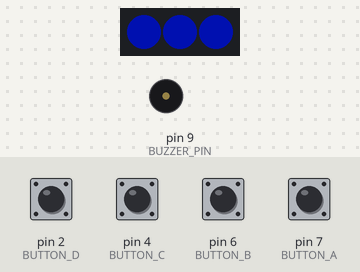
Bench run of a sketch on a simulated Arduino Uno, built with avr-gcc and run on an emulated ATmega328P. Parts: 3 RGB LEDs in strip order, left to right, buzzer (waves = sounding, pin HIGH). Inputs (shaded band) come from the test bench; at power-on: pin 2 (BUTTON_D), pin 4 (BUTTON_C), pin 6 (BUTTON_B), pin 7 (BUTTON_A) HIGH. Dim RGB values are drawn brighter than linear; what the sketch prints to the serial monitor is not drawn.

Above: at 1.2 s.
1.3 s: pin 6 (BUTTON_B) pulled LOW for 1 s
At 3.1 s:
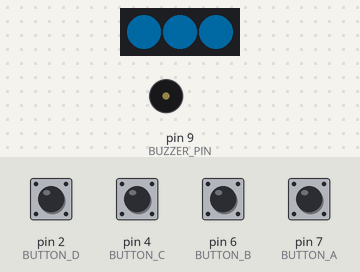
3.8 s: pin 6 (BUTTON_B) pulled LOW for 0.15 s
At 4.3 s:
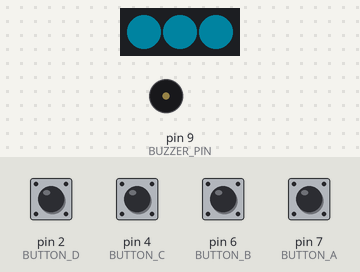
5.4 s: pin 6 (BUTTON_B) pulled LOW for 1 s
At 7.4 s:
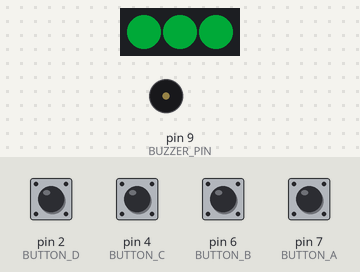
7.9 s: pin 4 (BUTTON_C) pulled LOW for 0.15 s
At 8.6 s:
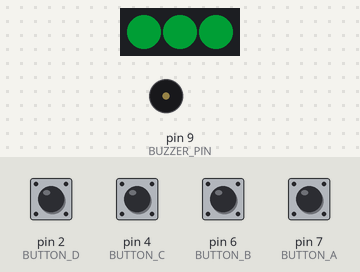
9.5 s: pin 2 (BUTTON_D) pulled LOW for 0.15 s
At 9.8 s:
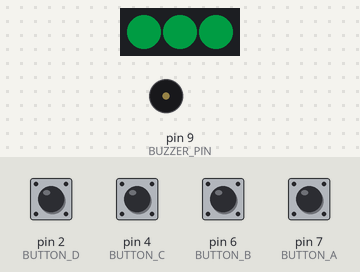
11.1 s: pin 7 (BUTTON_A) pulled LOW for 0.15 s
At 12.2 s:
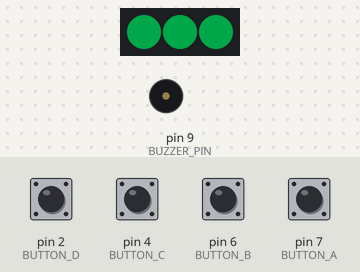
Timing chart, 0 to 13.7 s (numbered marks = the images above; inputs shaded):
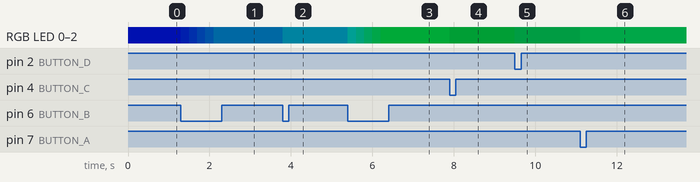

The sketch:

08_mood_light.ino
```cpp
/*
  Mood Light
  Description:
  Hardware: RoboUNO (on-board NeoPixel strip connected to pin D8) and onboard buttons on D7, D6, D4, and D2
  Library: Adafruit NeoPixel library
  Difficulty: XX/10
  Author: ROBO
  Date: September 2023
*/

#include <Adafruit_NeoPixel.h>

#define PIXELS_PIN 8 // Define the pin where our NeoPixels are connected
#define NUMPIXELS 3  // Define the number of NeoPixels in our strip

#define BUZZER_PIN 9 // Buzzer pin, connected to pin D9

// Define the button pins
#define BUTTON_A 7
#define BUTTON_B 6
#define BUTTON_C 4
#define BUTTON_D 2

#define BUZZER_FREQ 1000 // Define the frequency for the buzzer in Hertz

int userBrightness = 60;
int userDegrees = 180;

// Initialize the NeoPixels
Adafruit_NeoPixel pixels = Adafruit_NeoPixel(NUMPIXELS, PIXELS_PIN, NEO_GRB + NEO_KHZ800);


void setup() {
  Serial.begin(9600); // initialize serial communication at 9600 bits per second
  Serial.println("Mood Light!");

  pinMode(BUTTON_A, INPUT_PULLUP); // Set the buttons as inputs with pull-up resistors
  pinMode(BUTTON_B, INPUT_PULLUP);
  pinMode(BUTTON_C, INPUT_PULLUP);
  pinMode(BUTTON_D, INPUT_PULLUP);

  pinMode(BUZZER_PIN, OUTPUT); // Initialize buzzer pin as an output

  pixels.begin();            // Initialize the NeoPixel strip
  changeBrightness(userBrightness); // Set the brightness (0-255)
  changeColor(userDegrees);
}


void loop() {
  if (digitalRead(BUTTON_A) == LOW) {
    userBrightness += 20;
    userBrightness = constrain(userBrightness, 20, 255);
    changeBrightness(userBrightness);
    delay(200); // Debounce delay
  }
  if (digitalRead(BUTTON_B) == LOW) {
    userDegrees += 5;
    userDegrees = constrain(userDegrees, 0, 255);
    changeColor(userDegrees);
    delay(200); // Debounce delay
  }
  if (digitalRead(BUTTON_C) == LOW) {
    userBrightness -= 20;
    userBrightness = constrain(userBrightness, 20, 255);
    changeBrightness(userBrightness);
    delay(200); // Debounce delay
  }
  if (digitalRead(BUTTON_D) == LOW) {
    userDegrees -= 5;
    userDegrees = constrain(userDegrees, 0, 255);
    changeColor(userDegrees);
    delay(200); // Debounce delay
  }
}


void changeBrightness(int b) {
  pixels.setBrightness(b);
  pixels.show();
}


void changeColor(uint32_t degrees) {
  for (int i = 0; i < NUMPIXELS; i++) {
    pixels.setPixelColor(i, degToColor(degrees));
  }
  pixels.show();
}


uint32_t degToColor(int deg){
  deg = map(deg, 0, 255, 0, 191);  // Map deg to a value between 0 and 191
  if (deg < 64) {
    return pixels.Color(deg * 4, 255 - deg * 4, 0);
  } else if (deg < 128) {
    deg -= 64;
    return pixels.Color(255 - deg * 4, 0, deg * 4);
  } else if (deg < 192) {
    deg -= 128;
    return pixels.Color(0, deg * 4, 255 - deg * 4);
  } else {
    deg -= 192;
    return pixels.Color(deg * 4, 255 - deg * 4, deg * 4);
  }
}
```

Measured:
- after the input at 1.3 s, RGB LED 0–2: RGB(0, 5, 55) → RGB(0, 9, 51) at once, → RGB(0, 13, 47) 0.20 s later, → RGB(0, 17, 43) 0.20 s later, → RGB(0, 20, 40) 0.20 s later, … (5 changes in this stretch)
- after the input at 3.8 s, RGB LED 0–2: RGB(0, 23, 36) → RGB(0, 27, 33) at once
- after the input at 5.4 s, RGB LED 0–2: RGB(0, 27, 33) → RGB(0, 31, 29) at once, → RGB(0, 34, 26) 0.20 s later, → RGB(0, 38, 22) 0.20 s later, → RGB(0, 41, 18) 0.20 s later, … (5 changes in this stretch)
- after the input at 7.9 s, RGB LED 0–2: RGB(0, 45, 15) → RGB(0, 30, 10) at once
- after the input at 9.5 s, RGB LED 0–2: RGB(0, 30, 10) → RGB(0, 28, 12) at once
- after the input at 11.1 s, RGB LED 0–2: RGB(0, 28, 12) → RGB(0, 42, 18) at once
